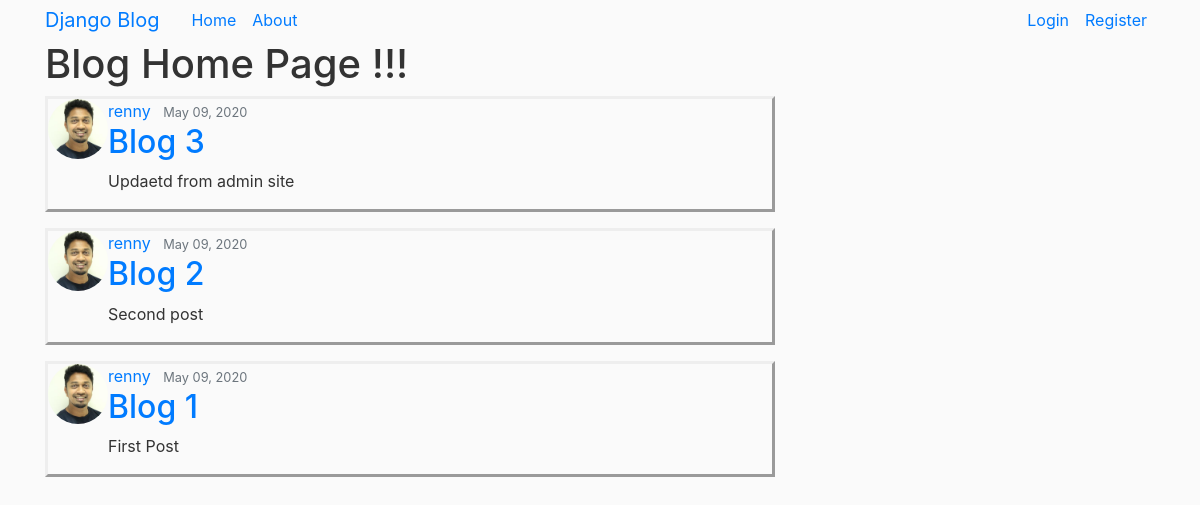
Before: / with the older database file.
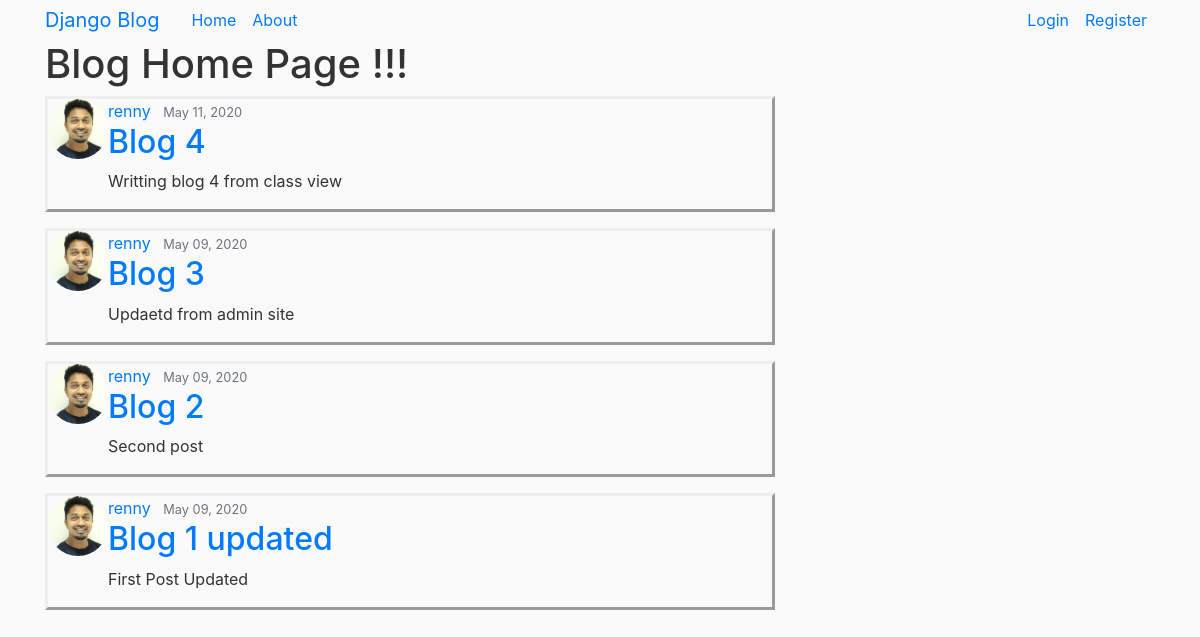
After: the same page with the newer database file.
### blog/models.py (models this page shows, shortened)
class Post(models.Model):
	title = models.CharField(max_length=100)
	content = models.TextField()
	date_posted = models.DateTimeField(default=timezone.now)
	author = models.ForeignKey(User,on_delete=models.CASCADE)

### users/models.py (models this page shows, shortened)
class Profile(models.Model):
	user = models.OneToOneField(User,on_delete=models.CASCADE)
	image = models.ImageField(default='default.jpeg',upload_to='profile_pics')

### blog/views.py (the view)
# urls.py: path("",PostListView.as_view(),name="blog-home"),
class PostListView(ListView):
	model = Post
	template_name ='blog/home.html' #<app>/<model>_<viewtype>.html
	context_object_name = 'posts'
	ordering = ['-date_posted']

### blog/templates/blog/home.html
{% extends "blog/base.html" %}
{% block content %}
	<h1>Blog Home Page !!!</h1>
	{% for post in posts %}
		<article class="media content-section blogs-border" >
			<img class="rounded-circle article-img" src="{{ post.author.profile.image.url }}">
			<div class="media-body" >
				<div class="article-metadata" >
					<a class="mr-2" href="#">{{ post.author }}</a>
					<small class="text-muted" >{{ post.date_posted|date:"F d, Y" }}</small>
				</div>
				<h2><a class="article-title"  href="{% url 'post-detail' post.id %}">{{ post.title }}</a></h2>
				<p class="article-content">{{ post.content }}</p>
			</div>
		</article>
	{% endfor %}
{% endblock content %}

### blog/templates/blog/base.html (shortened to what this page needs)
{% load static %}
<!doctype html>
<html lang="en">
  <head>
    <link rel="stylesheet" href="https://stackpath.bootstrapcdn.com/bootstrap/4.3.1/css/bootstrap.min.css">
    <link rel="stylesheet" type="text/css" href="{% static 'blog/main.css' %}">
  </head>
  <body>
      <header class="site-header" >
      <nav class="navbar navbar-expand-md navbar-inverse bg-steel fixed-top">
        <div class="container" >
          <a class="navbar-brand mr-4" href="{% url 'blog-home' %}">Django Blog</a>
        <div class="navbar-nav mr-auto" >
          <a class="nav-item nav-link" href="{% url 'blog-home' %}">Home</a>
          <a class="nav-item nav-link" href="{% url 'blog-about' %}">About</a>
        </div>
        <div class="navbar-nav">
          {% if user.is_authenticated %}
           <a class="nav-item nav-link" href="{% url 'post-create' %}">New Post</a>
            <a class="nav-item nav-link" href="{% url 'profile' %}">Profile</a>
            <a class="nav-item nav-link" href="{% url 'logout' %}">Logout</a>
          {% else %}
            <a class="nav-item nav-link" href="{% url 'login' %}">Login</a>
            <a class="nav-item nav-link" href="{% url 'register' %}">Register</a>
          {% endif %}
        </div>
        </div>
      </nav>
    </header>
      <main role="main" class="container" >
        <div class="row" >
          <div class="col-md-8" >
            {% block content %}
      		  {% endblock content %}
          </div>
        </div>
      </main>
  </body>
</html>

### blog/static/blog/main.css (style rules this page uses)
body { background: #fafafa; color: #333333; }
.bg-steel { display: contents; margin-bottom: 11px; }
.article-img { max-height: 60px; }
.blogs-border { border-style: outset; margin-bottom: 16px; }

Changed rows visible on the page:
added Post: author.profile.image (picture), author "renny", date_posted "May 11, 2020", title "Blog 4", content "Writting blog 4 from class view"
changed Post: title "Blog 1" → "Blog 1 updated"; content "First Post" → "First Post Updated"
